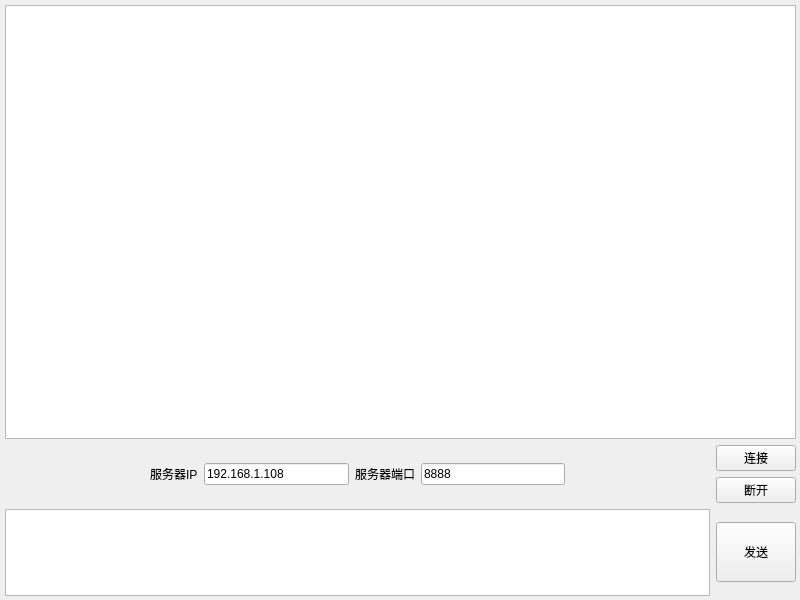
<?xml version="1.0" encoding="UTF-8"?>
<ui version="4.0">
 <class>Widget</class>
 <widget class="QWidget" name="Widget">
  <property name="geometry">
   <rect>
    <x>0</x>
    <y>0</y>
    <width>800</width>
    <height>600</height>
   </rect>
  </property>
  <property name="windowTitle">
   <string>网络调试助手-客户端</string>
  </property>
  <widget class="QWidget" name="">
   <property name="geometry">
    <rect>
     <x>0</x>
     <y>0</y>
     <width>801</width>
     <height>601</height>
    </rect>
   </property>
   <layout class="QVBoxLayout" name="verticalLayout_2" stretch="5,1,1">
    <property name="leftMargin">
     <number>5</number>
    </property>
    <property name="topMargin">
     <number>5</number>
    </property>
    <property name="rightMargin">
     <number>5</number>
    </property>
    <property name="bottomMargin">
     <number>5</number>
    </property>
    <item>
     <widget class="QTextEdit" name="textEditRev"/>
    </item>
    <item>
     <layout class="QHBoxLayout" name="horizontalLayout_2">
      <item>
       <spacer name="horizontalSpacer">
        <property name="orientation">
         <enum>Qt::Horizontal</enum>
        </property>
        <property name="sizeHint" stdset="0">
         <size>
          <width>40</width>
          <height>20</height>
         </size>
        </property>
       </spacer>
      </item>
      <item>
       <widget class="QLabel" name="label">
        <property name="text">
         <string>服务器IP</string>
        </property>
       </widget>
      </item>
      <item>
       <widget class="QLineEdit" name="lineEditIPAddr">
        <property name="text">
         <string>192.168.1.108</string>
        </property>
       </widget>
      </item>
      <item>
       <widget class="QLabel" name="label_2">
        <property name="text">
         <string>服务器端口</string>
        </property>
       </widget>
      </item>
      <item>
       <widget class="QLineEdit" name="lineEditPort">
        <property name="text">
         <string>8888</string>
        </property>
       </widget>
      </item>
      <item>
       <spacer name="horizontalSpacer_2">
        <property name="orientation">
         <enum>Qt::Horizontal</enum>
        </property>
        <property name="sizeHint" stdset="0">
         <size>
          <width>40</width>
          <height>20</height>
         </size>
        </property>
       </spacer>
      </item>
      <item>
       <layout class="QVBoxLayout" name="verticalLayout">
        <item>
         <widget class="QPushButton" name="btnConnect">
          <property name="text">
           <string>连接</string>
          </property>
         </widget>
        </item>
        <item>
         <widget class="QPushButton" name="btnDisconnect">
          <property name="text">
           <string>断开</string>
          </property>
         </widget>
        </item>
       </layout>
      </item>
     </layout>
    </item>
    <item>
     <layout class="QHBoxLayout" name="horizontalLayout">
      <item>
       <widget class="QTextEdit" name="textEditSend"/>
      </item>
      <item>
       <widget class="QPushButton" name="btnSend">
        <property name="minimumSize">
         <size>
          <width>60</width>
          <height>60</height>
         </size>
        </property>
        <property name="text">
         <string>发送</string>
        </property>
       </widget>
      </item>
     </layout>
    </item>
   </layout>
  </widget>
 </widget>
 <resources/>
 <connections/>
</ui>
